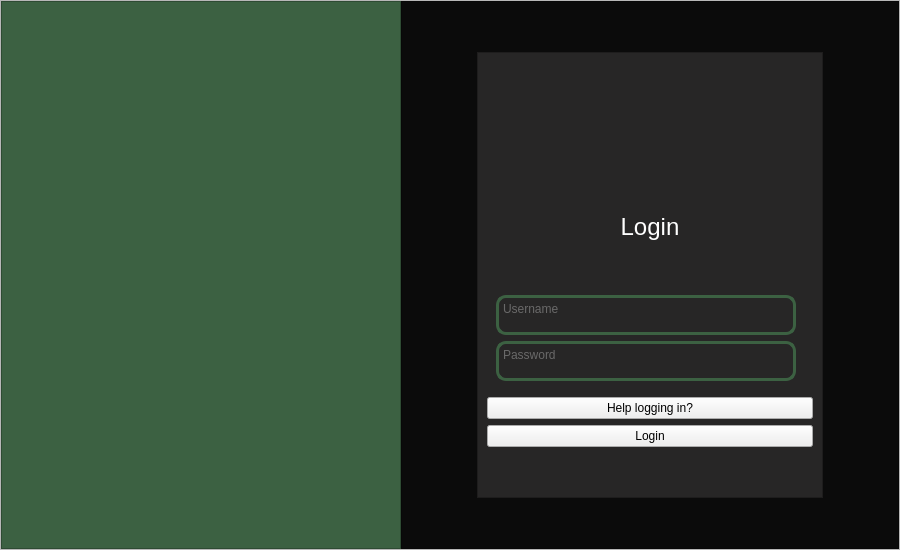
<?xml version="1.0" encoding="UTF-8"?>
<ui version="4.0">
 <class>PlanAndPlate</class>
 <widget class="QMainWindow" name="PlanAndPlate">
  <property name="geometry">
   <rect>
    <x>0</x>
    <y>0</y>
    <width>900</width>
    <height>550</height>
   </rect>
  </property>
  <property name="sizePolicy">
   <sizepolicy hsizetype="Fixed" vsizetype="Fixed">
    <horstretch>0</horstretch>
    <verstretch>0</verstretch>
   </sizepolicy>
  </property>
  <property name="minimumSize">
   <size>
    <width>900</width>
    <height>550</height>
   </size>
  </property>
  <property name="maximumSize">
   <size>
    <width>900</width>
    <height>550</height>
   </size>
  </property>
  <property name="windowTitle">
   <string>MainWindow</string>
  </property>
  <widget class="QWidget" name="main_container">
   <property name="styleSheet">
    <string notr="true">#right_frame{
	background-color: #0b0b0b;
}
#left_frame{
	background-color: #3c6142;
}
#login_container{
	background-color: #272626;
}
</string>
   </property>
   <layout class="QHBoxLayout" name="horizontalLayout">
    <property name="spacing">
     <number>0</number>
    </property>
    <property name="leftMargin">
     <number>0</number>
    </property>
    <property name="topMargin">
     <number>0</number>
    </property>
    <property name="rightMargin">
     <number>0</number>
    </property>
    <property name="bottomMargin">
     <number>0</number>
    </property>
    <item>
     <widget class="QFrame" name="login_frame">
      <property name="frameShape">
       <enum>QFrame::Shape::StyledPanel</enum>
      </property>
      <property name="frameShadow">
       <enum>QFrame::Shadow::Raised</enum>
      </property>
      <layout class="QHBoxLayout" name="horizontalLayout_2">
       <property name="spacing">
        <number>0</number>
       </property>
       <property name="leftMargin">
        <number>0</number>
       </property>
       <property name="topMargin">
        <number>0</number>
       </property>
       <property name="rightMargin">
        <number>0</number>
       </property>
       <property name="bottomMargin">
        <number>0</number>
       </property>
       <item>
        <widget class="QFrame" name="left_frame">
         <property name="sizePolicy">
          <sizepolicy hsizetype="Fixed" vsizetype="Preferred">
           <horstretch>0</horstretch>
           <verstretch>0</verstretch>
          </sizepolicy>
         </property>
         <property name="minimumSize">
          <size>
           <width>400</width>
           <height>0</height>
          </size>
         </property>
         <property name="frameShape">
          <enum>QFrame::Shape::StyledPanel</enum>
         </property>
         <property name="frameShadow">
          <enum>QFrame::Shadow::Raised</enum>
         </property>
        </widget>
       </item>
       <item>
        <widget class="QFrame" name="right_frame">
         <property name="frameShape">
          <enum>QFrame::Shape::StyledPanel</enum>
         </property>
         <property name="frameShadow">
          <enum>QFrame::Shadow::Raised</enum>
         </property>
         <layout class="QVBoxLayout" name="verticalLayout">
          <property name="leftMargin">
           <number>75</number>
          </property>
          <property name="topMargin">
           <number>50</number>
          </property>
          <property name="rightMargin">
           <number>75</number>
          </property>
          <property name="bottomMargin">
           <number>50</number>
          </property>
          <item>
           <widget class="QFrame" name="login_container">
            <property name="styleSheet">
             <string notr="true"/>
            </property>
            <property name="frameShape">
             <enum>QFrame::Shape::StyledPanel</enum>
            </property>
            <property name="frameShadow">
             <enum>QFrame::Shadow::Raised</enum>
            </property>
            <layout class="QVBoxLayout" name="verticalLayout_2">
             <property name="topMargin">
              <number>10</number>
             </property>
             <property name="bottomMargin">
              <number>50</number>
             </property>
             <item>
              <widget class="QLabel" name="logo_label">
               <property name="sizePolicy">
                <sizepolicy hsizetype="Fixed" vsizetype="Fixed">
                 <horstretch>0</horstretch>
                 <verstretch>0</verstretch>
                </sizepolicy>
               </property>
               <property name="minimumSize">
                <size>
                 <width>326</width>
                 <height>100</height>
                </size>
               </property>
               <property name="maximumSize">
                <size>
                 <width>326</width>
                 <height>180</height>
                </size>
               </property>
               <property name="pixmap">
                <pixmap>../assets/images/logo.png</pixmap>
               </property>
               <property name="scaledContents">
                <bool>true</bool>
               </property>
               <property name="alignment">
                <set>Qt::AlignmentFlag::AlignCenter</set>
               </property>
               <property name="wordWrap">
                <bool>false</bool>
               </property>
               <property name="margin">
                <number>0</number>
               </property>
              </widget>
             </item>
             <item>
              <widget class="QLabel" name="login_text">
               <property name="styleSheet">
                <string notr="true">font-size: 18pt; color: white;</string>
               </property>
               <property name="text">
                <string>Login</string>
               </property>
               <property name="alignment">
                <set>Qt::AlignmentFlag::AlignCenter</set>
               </property>
              </widget>
             </item>
             <item>
              <widget class="QFrame" name="body">
               <property name="styleSheet">
                <string notr="true">border-color: white;</string>
               </property>
               <property name="frameShape">
                <enum>QFrame::Shape::NoFrame</enum>
               </property>
               <property name="frameShadow">
                <enum>QFrame::Shadow::Plain</enum>
               </property>
               <property name="lineWidth">
                <number>0</number>
               </property>
               <layout class="QVBoxLayout" name="verticalLayout_3">
                <property name="rightMargin">
                 <number>0</number>
                </property>
                <item>
                 <widget class="QTextEdit" name="username_textfield">
                  <property name="sizePolicy">
                   <sizepolicy hsizetype="Fixed" vsizetype="Fixed">
                    <horstretch>0</horstretch>
                    <verstretch>0</verstretch>
                   </sizepolicy>
                  </property>
                  <property name="minimumSize">
                   <size>
                    <width>300</width>
                    <height>40</height>
                   </size>
                  </property>
                  <property name="maximumSize">
                   <size>
                    <width>300</width>
                    <height>40</height>
                   </size>
                  </property>
                  <property name="styleSheet">
                   <string notr="true">border: 3px solid #3c6142;
font: 12pt &quot;Segoe UI&quot;;
border-radius: 10px;
background-color: #272626;
color: rgb(172, 172, 172);</string>
                  </property>
                  <property name="placeholderText">
                   <string>Username</string>
                  </property>
                 </widget>
                </item>
                <item>
                 <widget class="QTextEdit" name="password_textfield">
                  <property name="sizePolicy">
                   <sizepolicy hsizetype="Fixed" vsizetype="Fixed">
                    <horstretch>0</horstretch>
                    <verstretch>0</verstretch>
                   </sizepolicy>
                  </property>
                  <property name="minimumSize">
                   <size>
                    <width>300</width>
                    <height>40</height>
                   </size>
                  </property>
                  <property name="maximumSize">
                   <size>
                    <width>300</width>
                    <height>40</height>
                   </size>
                  </property>
                  <property name="styleSheet">
                   <string notr="true">border: 3px solid #3c6142;
font: 12pt &quot;Segoe UI&quot;;
border-radius: 10px;
background-color: #272626;
color: rgb(172, 172, 172);</string>
                  </property>
                  <property name="placeholderText">
                   <string>Password</string>
                  </property>
                 </widget>
                </item>
               </layout>
              </widget>
             </item>
             <item>
              <widget class="QPushButton" name="help_button">
               <property name="text">
                <string>Help logging in?</string>
               </property>
               <property name="flat">
                <bool>false</bool>
               </property>
              </widget>
             </item>
             <item>
              <widget class="QPushButton" name="login_button">
               <property name="text">
                <string>Login</string>
               </property>
              </widget>
             </item>
            </layout>
           </widget>
          </item>
         </layout>
        </widget>
       </item>
      </layout>
     </widget>
    </item>
   </layout>
  </widget>
 </widget>
 <resources/>
 <connections/>
</ui>
